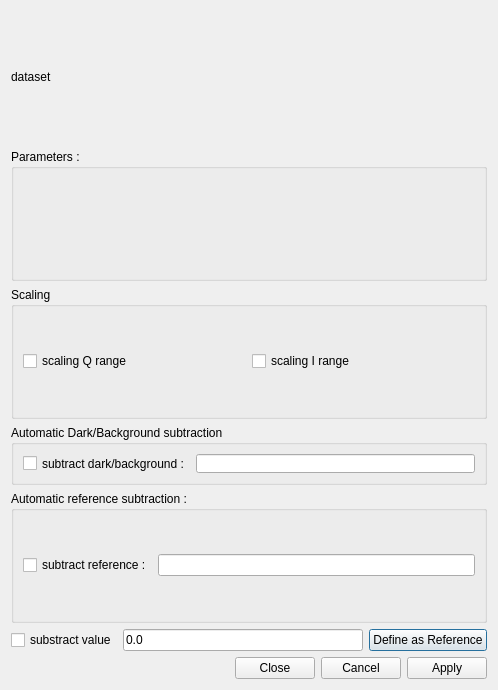
<?xml version="1.0" encoding="UTF-8"?>
<ui version="4.0">
 <class>dlgSAXSAbsolute</class>
 <widget class="QDialog" name="dlgSAXSAbsolute">
  <property name="geometry">
   <rect>
    <x>0</x>
    <y>0</y>
    <width>498</width>
    <height>690</height>
   </rect>
  </property>
  <property name="minimumSize">
   <size>
    <width>0</width>
    <height>553</height>
   </size>
  </property>
  <property name="windowTitle">
   <string>Absolute Intensities</string>
  </property>
  <layout class="QVBoxLayout" name="verticalLayout">
   <item>
    <widget class="QLabel" name="labelDataset">
     <property name="minimumSize">
      <size>
       <width>0</width>
       <height>20</height>
      </size>
     </property>
     <property name="baseSize">
      <size>
       <width>0</width>
       <height>0</height>
      </size>
     </property>
     <property name="text">
      <string>dataset</string>
     </property>
     <property name="alignment">
      <set>Qt::AlignJustify|Qt::AlignVCenter</set>
     </property>
    </widget>
   </item>
   <item>
    <widget class="QGroupBox" name="groupBox">
     <property name="title">
      <string>Parameters :</string>
     </property>
     <layout class="QGridLayout" name="gridLayout">
      <item row="0" column="0">
       <layout class="QFormLayout" name="formLayout">
        <property name="fieldGrowthPolicy">
         <enum>QFormLayout::AllNonFixedFieldsGrow</enum>
        </property>
        <property name="labelAlignment">
         <set>Qt::AlignRight|Qt::AlignTrailing|Qt::AlignVCenter</set>
        </property>
       </layout>
      </item>
     </layout>
    </widget>
   </item>
   <item>
    <widget class="QGroupBox" name="groupBox_2">
     <property name="title">
      <string>Scaling</string>
     </property>
     <layout class="QHBoxLayout" name="horizontalLayout">
      <item>
       <widget class="QCheckBox" name="checkQrange">
        <property name="text">
         <string>scaling Q range</string>
        </property>
       </widget>
      </item>
      <item>
       <widget class="QCheckBox" name="checkIrange">
        <property name="text">
         <string>scaling I range</string>
        </property>
       </widget>
      </item>
     </layout>
    </widget>
   </item>
   <item>
    <widget class="QGroupBox" name="groupBoxBack">
     <property name="maximumSize">
      <size>
       <width>16777215</width>
       <height>60</height>
      </size>
     </property>
     <property name="title">
      <string>Automatic Dark/Background subtraction</string>
     </property>
     <layout class="QVBoxLayout" name="verticalLayout_3">
      <item>
       <layout class="QHBoxLayout" name="horizontalLayout_3">
        <item>
         <widget class="QCheckBox" name="checkSubtractBack">
          <property name="maximumSize">
           <size>
            <width>16777215</width>
            <height>20</height>
           </size>
          </property>
          <property name="text">
           <string>subtract dark/background :</string>
          </property>
         </widget>
        </item>
        <item>
         <widget class="QLineEdit" name="txtBackground"/>
        </item>
       </layout>
      </item>
     </layout>
    </widget>
   </item>
   <item>
    <widget class="QGroupBox" name="groupBoxReference">
     <property name="enabled">
      <bool>true</bool>
     </property>
     <property name="title">
      <string>Automatic reference subtraction :</string>
     </property>
     <layout class="QVBoxLayout" name="verticalLayout_2">
      <item>
       <layout class="QHBoxLayout" name="horizontalLayout_4">
        <item>
         <widget class="QCheckBox" name="checkSubstractRef">
          <property name="text">
           <string>subtract reference :</string>
          </property>
         </widget>
        </item>
        <item>
         <widget class="QLineEdit" name="txtReference"/>
        </item>
       </layout>
      </item>
     </layout>
    </widget>
   </item>
   <item>
    <layout class="QHBoxLayout" name="horizontalLayout_2">
     <item>
      <widget class="QCheckBox" name="chkReferenceValue">
       <property name="text">
        <string>substract value</string>
       </property>
      </widget>
     </item>
     <item>
      <widget class="QLineEdit" name="txtValue">
       <property name="text">
        <string>0.0</string>
       </property>
      </widget>
     </item>
     <item>
      <widget class="QPushButton" name="btnDefineAsReference">
       <property name="text">
        <string>Define as Reference</string>
       </property>
      </widget>
     </item>
    </layout>
   </item>
   <item>
    <widget class="QDialogButtonBox" name="buttonBox">
     <property name="orientation">
      <enum>Qt::Horizontal</enum>
     </property>
     <property name="standardButtons">
      <set>QDialogButtonBox::Apply|QDialogButtonBox::Cancel|QDialogButtonBox::Close</set>
     </property>
    </widget>
   </item>
  </layout>
 </widget>
 <resources/>
 <connections>
  <connection>
   <sender>buttonBox</sender>
   <signal>rejected()</signal>
   <receiver>dlgSAXSAbsolute</receiver>
   <slot>reject()</slot>
   <hints>
    <hint type="sourcelabel">
     <x>316</x>
     <y>260</y>
    </hint>
    <hint type="destinationlabel">
     <x>286</x>
     <y>274</y>
    </hint>
   </hints>
  </connection>
 </connections>
</ui>
